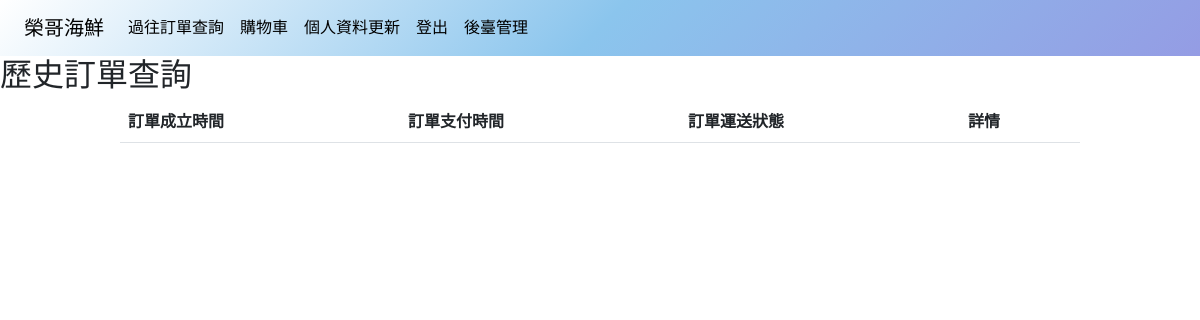
Page /OrderManagement/past_orders/ (signed in) on the earlier database version.
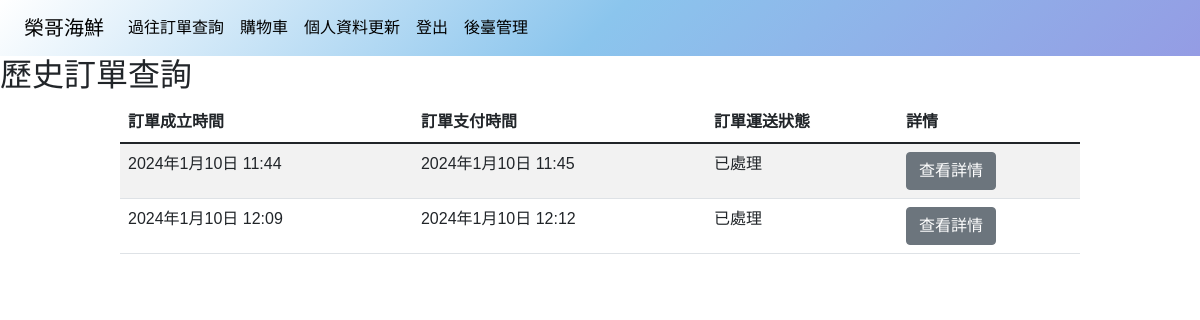
Same page on the later database version.
### OrderManagement/models.py (models this page shows, shortened)
class Orders(models.Model):
    State_CHOICES = (
        (0, '代處理'),
        (1, '已處理'),
    )
    Delivery_CHOICES = (
        (0, '自取'),
        (1, '寄送'),
    )
    Payment_CHOICES = (
        (0, '親自付款'),
        (1, '貨到付款'),
    )
    User=models.ForeignKey(User, on_delete=models.DO_NOTHING,verbose_name="類別")
    branch = models.ForeignKey(Branchs,on_delete=models.DO_NOTHING,verbose_name='店家',null=True, blank=True)
    Time=models.DateTimeField(auto_now_add=True)
    Delivery_method=models.IntegerField(choices=Delivery_CHOICES,default=1,verbose_name="運送方式",null=True, blank=True)
    Delivery_state=models.IntegerField(choices=State_CHOICES,default=1,verbose_name="運送狀態",null=True, blank=True)
    Payment_method=models.IntegerField(choices=Payment_CHOICES,default=1,verbose_name="付款方式",null=True, blank=True)
    Payment_time=models.DateTimeField(null=True, blank=True,verbose_name='付款時間')
    Address = models.CharField(max_length=255,verbose_name='地址')
    Total=models.IntegerField(null=False,verbose_name='總價格')
    class Meta:
        verbose_name = "訂單"
        verbose_name_plural = '訂單'

### OrderManagement/views.py (the view)
# urls.py: path('past_orders/', views.past_orders, name='past_orders'),
def past_orders(request):
    user_id = request.user  # 假设你使用 Django 的内置用户认证系统
    orders = Orders.objects.filter(User_id=user_id).order_by('Time')  # 获取用户的订单，按支付时间排序
    order_details = {order.id: OrderDetails.objects.filter(pk=order.id) for order in orders}
    context = {
        'orders': orders,
        'order_details': order_details,
    }
    return render(request, 'past_orders.html', context)

### OrderManagement/templates/past_orders.html (shortened to what this page needs)
{% extends 'index/base.html' %} {% load static %}  {% block content %}
<h2>歷史訂單查詢</h2>
<div class="addtocart_outer">
    <div class="addtocart_inner">
      <div class="table-responsive">
        <table class="table table-striped">
            <thead>
                <tr>
                    <th>訂單成立時間</th>
                    <th>訂單支付時間</th>
                    <th>訂單運送狀態</th>
                    <th>詳情</th>
                </tr>
            </thead>
            <tbody>
                {% for order in orders %}
                <tr>
                    <td>{{ order.Time }}</td>
                    <td>{% if order.Payment_time %}
                            {{ order.Payment_time }}
                        {% else %}
                            尚未支付
                        {% endif %}
                    </td>
                    <td>{{ order.get_Delivery_state_display  }}</td>
                    <td>
                        <a href="{% url 'OrderManagement:past_order_details' order.id %}"  class="btn btn-secondary">查看詳情</a>
                    </td>
                </tr>
                {% endfor %}
            </tbody>
        </table>
    </div>
</div>
{% endblock %}

### templates/index/base.html (shortened to what this page needs)
{% load static %}
<!doctype html>
<html lang="en">
<head>
    <link href="https://cdn.jsdelivr.net/npm/bootstrap@5.2.3/dist/css/bootstrap.min.css" rel="stylesheet"
>
    <link href="https://cdn.jsdelivr.net/npm/sweetalert2@11.7.3/dist/sweetalert2.min.css" rel="stylesheet">
    <link href="https://cdn.jsdelivr.net/npm/bootstrap@5.1.1/dist/css/bootstrap.min.css" rel="stylesheet"
>
    <link rel="stylesheet" href="{% static 'style.css' %}">
</head>
<body style="font-family: Arial, sans-serif;">
    <nav class="navbar navbar-expand-lg navbar-dark bg-dark" style="background: linear-gradient(135deg, #ffffff, #8bc5ed, #949ce4);">
        <div class="container-fluid">
            <a class="navbar-brand" href="{% url 'home' %}">榮哥海鮮</a>
            <div class="collapse navbar-collapse" id="navbarNavAltMarkup">
                <div class="navbar-nav">
                    <a class="nav-link active" aria-current="page" href="{% url 'OrderManagement:past_orders' %}">過往訂單查詢</a>
                    <a class="nav-link active" aria-current="page" href="{% url 'OrderManagement:cart' %}">購物車</a>
                    <a class="nav-link active" aria-current="page" href="{% url 'member:memberprofile' %}">個人資料更新</a>
                    <a class="nav-link" href="{% url 'member:logout' %}">登出</a>
                    <a class="nav-link" href="{% url 'admin:index' %}">後臺管理</a>
                </div>
            </div>
        </div>
    </nav>
    {% block content%}{% endblock %}
</body>
</html>

### static/style.css (style rules this page uses)
.navbar-dark .navbar-brand { color: black; }
.navbar-dark .navbar-nav .nav-link.active, .navbar-dark .navbar-nav .show > .nav-link { color: black; }
.navbar-dark .navbar-nav .nav-link { color: black; }

### OrderManagement/templates/past_orders.html (style rules this page uses)
.addtocart_inner { width: 80%; margin: auto; }

Differences in the rows shown:
added Orders: Time "2024年1月10日 11:44", Payment_time "2024年1月10日 11:45", Delivery_state "已處理"
added Orders: Time "2024年1月10日 12:09", Payment_time "2024年1月10日 12:12", Delivery_state "已處理"
